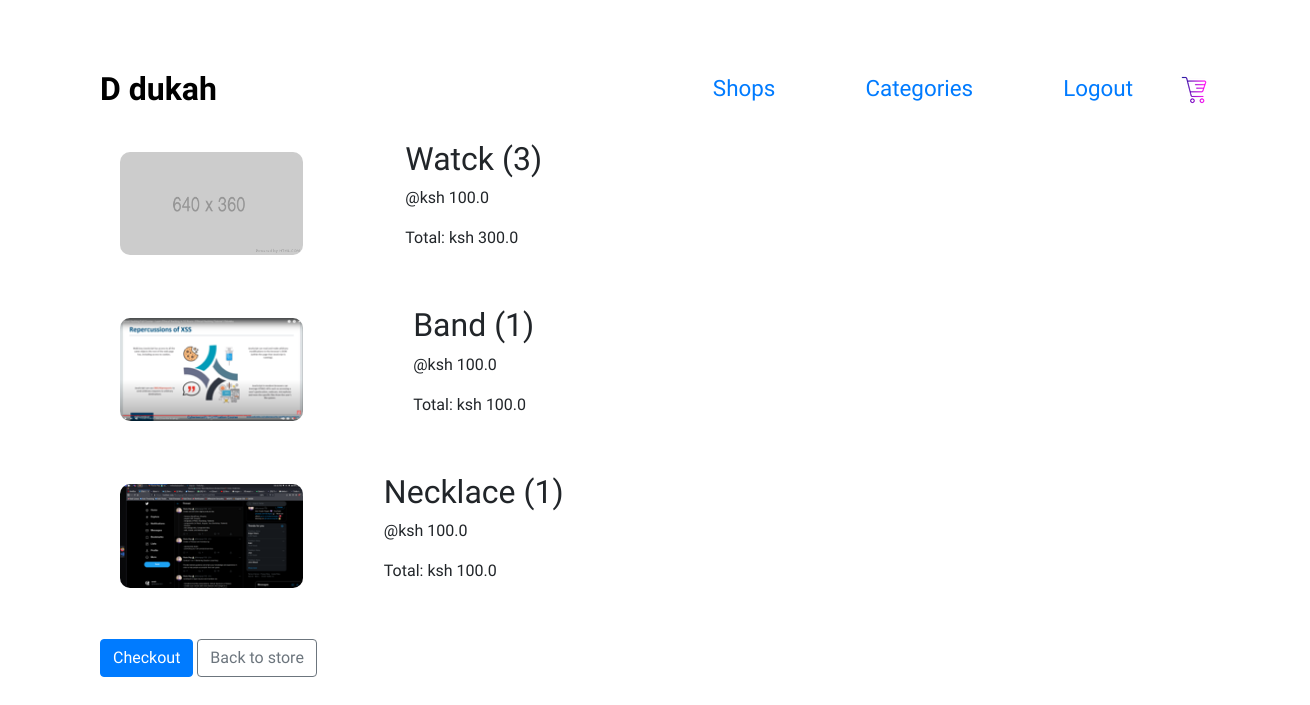
The app's page /cart/ (signed in) with its own data.
### shop/models.py (models this page shows, shortened)
class CartItem(models.Model):
    product = models.ForeignKey(Product, on_delete=models.CASCADE)
    cart = models.ForeignKey(Cart, on_delete=models.CASCADE)
    quantity = models.IntegerField(default=0)
    date_added = models.DateTimeField(auto_now_add=True)
    @property
    def get_item_total(self):
        return self.quantity * self.product.price

class Product(models.Model):
    name = models.CharField(max_length=200)
    shop = models.ForeignKey(Shop, on_delete=models.CASCADE)
    image = models.ImageField(null=True, blank=True)
    price = models.DecimalField(max_digits=5, decimal_places=1)
    description = models.CharField(max_length=500)
    @property
    def image_url(self):
        if self.image:
            return getattr(self.image, 'url', None)
        return None

### shop/views.py (the view)
# urls.py: path('cart/', cart, name='cart'),
def cart(request):
    cart_items = cart_data(request)
    context = {
        'cart_items': cart_items['items'],
        'cart': cart_items['cart']
    }
    return render(request, 'shop/cart.html', context)

### shop/utils.py (called while the page is built)
def cart_data(request):
    if request.user.is_authenticated:
        cart = Cart.objects.get(user=request.user, complete=False)
        items = cart.cartitem_set.all()
    else:
        cookieData = cookieCart(request)
        items = cookieData['items']
        cart = cookieData['cart']
    return {'cart': cart, 'items': items}

### templates/shop/cart.html (shortened to what this page needs)
{% extends 'base.html' %}
{% load static %}
{% block content %}
<div class='cart'>
    <div class="items">
        {% for item in cart_items %}
            <div class="cart-item">
                {% if item.product.image %}
                <img src="{{item.product.image_url}}" alt="placeholder">
                {% else %}
                    <img src="{% static 'images/placeholder.png' %}" alt="placeholder">
                {% endif %}
                <div class="item-desc">
                    <h2>{{item.product.name}} ({{item.quantity}})</h2>
                    <p>@ksh {{item.product.price}}</p>
                    <p>Total: ksh {{item.get_item_total}}</p>
                </div>
            </div>
        {% endfor %}
    </div>
    <div class='cart-btns'>
        <a href="{% url 'checkout' %}" class="btn btn-primary">Checkout</a>
        <a href="{% url 'home' %}" class="btn btn-outline-secondary"> Back to store</a>
    </div>
</div>
{% endblock %}

### static/css/main.css (style rules this page uses)
* { margin: 0; padding: 0; box-sizing: border-box; font-family: 'League Spartan', sans-serif; }
body { max-width: 100vw; min-height: 100vh; width: 100vw; }
.cart .items { margin: 20px 100px; width: 100%; display: flex; flex-direction: column; }
.cart .cart-item { display: flex; width: 40%; justify-content: space-between; align-items: center; margin: 20px; }
.cart .cart-item img { width: 35%; border-radius: 10px; }
.cart .cart-btns { margin: 20px 100px; }

### records on screen
CartItem: product.name "Watck", quantity "3", product.price "100.0", get_item_total "300.0"
CartItem: product.image_url (picture), product.name "Band", quantity "1", product.price "100.0", get_item_total "100.0"
CartItem: product.image_url (picture), product.name "Necklace", quantity "1", product.price "100.0", get_item_total "100.0"
